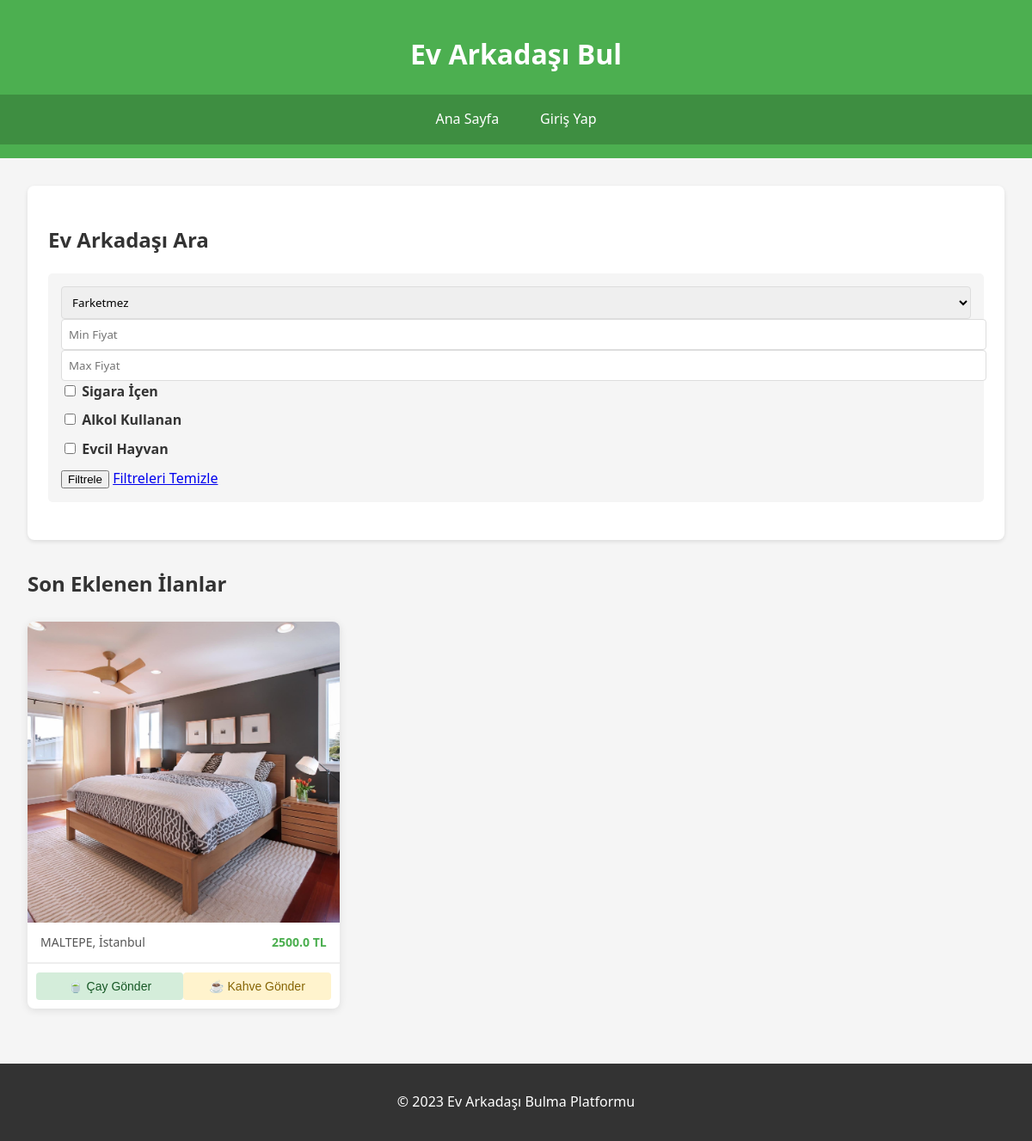
The page / on the database its author committed.
### tables this page shows
CREATE TABLE ilanlar (
            id INTEGER PRIMARY KEY AUTOINCREMENT,
            baslik TEXT NOT NULL,
            aciklama TEXT NOT NULL,
            fiyat REAL NOT NULL,
            konum TEXT NOT NULL,
            cinsiyet TEXT NOT NULL,
            oda_sayisi TEXT NOT NULL,
            sigara BOOLEAN DEFAULT 0,
            alkol BOOLEAN DEFAULT 0,
            evcil_hayvan BOOLEAN DEFAULT 0,
            resimler TEXT,
            tarih TIMESTAMP DEFAULT CURRENT_TIMESTAMP,
            user_id INTEGER,
            FOREIGN KEY(user_id) REFERENCES users(id)
        );

### app.py (the view)
@app.route('/')
def index():
    db = get_db()
    filters = {}
    current_cinsiyet = request.args.get('cinsiyet', 'farketmez')
    current_min_fiyat = request.args.get('min_fiyat', '')
    current_max_fiyat = request.args.get('max_fiyat', '')
    cinsiyet = request.args.get('cinsiyet')
    if cinsiyet and cinsiyet.lower() != 'farketmez':
        filters['cinsiyet'] = cinsiyet
    try:
        if request.args.get('min_fiyat'):
            filters['min_fiyat'] = float(request.args.get('min_fiyat'))
        if request.args.get('max_fiyat'):
            filters['max_fiyat'] = float(request.args.get('max_fiyat'))
    except ValueError:
        flash('Geçersiz fiyat aralığı', 'warning')
    for param in ['sigara', 'alkol', 'evcil_hayvan']:
        if request.args.get(param) in ['1', 'true', 'on']:
            filters[param] = True
    ilanlar = db.get_ilanlar(filters)
    print("Filtreler:", filters, "Toplam ilan:", len(ilanlar))  # Debug
    return render_template('index.html',
                         ilanlar=ilanlar,
                         current_filters=request.args)

### app.py (called while the page is built)
def get_db():
    if 'db' not in g:
        g.db = Database(app.config['DATABASE'])
    return g.db

def generate_csrf_token():
    if '_csrf_token' not in session:
        session['_csrf_token'] = secrets.token_hex(16)
    return session['_csrf_token']

@app.context_processor
def utility_processor():
    def file_exists(path):
        return os.path.exists(path)
    return dict(file_exists=file_exists)

### database.py (called while the page is built, shortened)
    def get_ilanlar(self, filters=None):
        try:
            cursor = self.conn.cursor()
            query = "SELECT * FROM ilanlar"
            params = []
            query += " ORDER BY tarih DESC"
            cursor.execute(query, params)
            return [dict(row) for row in cursor.fetchall()]
        except sqlite3.Error as e:
            print("İlan getirme hatası:", e)
            return []

    def close(self):
        if hasattr(self, 'conn') and self.conn:
            self.conn.close()

    def __del__(self):
        self.close()

### templates/index.html (shortened to what this page needs)
{% extends "base.html" %}
{% block content %}
<section class="search-section">
    <h2>Ev Arkadaşı Ara</h2>
<form method="get" action="{{ url_for('index') }}">
  <select name="cinsiyet">
    <option value="farketmez" {% if request.args.get('cinsiyet', 'farketmez') == 'farketmez' %}selected{% endif %}>Farketmez</option>
  </select>
  <input type="number" name="min_fiyat" placeholder="Min Fiyat"
         value="{{ request.args.get('min_fiyat', '') }}">
  <input type="number" name="max_fiyat" placeholder="Max Fiyat"
         value="{{ request.args.get('max_fiyat', '') }}">
  <label>
    <input type="checkbox" name="sigara" value="1"
           {% if request.args.get('sigara') == '1' %}checked{% endif %}> Sigara İçen
  </label>
  <label>
    <input type="checkbox" name="alkol" value="1"
           {% if request.args.get('alkol') == '1' %}checked{% endif %}> Alkol Kullanan
  </label>
  <label>
    <input type="checkbox" name="evcil_hayvan" value="1"
           {% if request.args.get('evcil_hayvan') == '1' %}checked{% endif %}> Evcil Hayvan
  </label>
  <button type="submit">Filtrele</button>
  <a href="{{ url_for('index') }}">Filtreleri Temizle</a>
</form>
</section>
<section class="ilan-listesi">
    <h2>Son Eklenen İlanlar</h2>
    <div class="ilan-grid">
        {% for ilan in ilanlar %}
		<div class="ilan-karti" data-ilan-id="{{ ilan.id }}">
			<div class="ilan-resim">
				{% if ilan.resimler %}
					{% set first_image = ilan.resimler.split(',')[0] %}
					<img src="{{ url_for('static', filename='uploads/' + first_image) if file_exists('static/uploads/' + first_image) else url_for('static', filename='images/placeholder.jpg') }}"
						 alt="{{ ilan.baslik }}" class="ilan-resim-img">
				{% else %}
					<img src="{{ url_for('static', filename='images/placeholder.jpg') }}"
						 alt="Resim Yok" class="ilan-resim-img">
				{% endif %}
			</div>
			<div class="ilan-alt-bilgi">
				<span class="ilan-konum">{{ ilan.konum }}</span>
				<span class="ilan-fiyat">{{ ilan.fiyat }} TL</span>
			</div>
			<div class="ilan-aksiyonlar">
				<button class="aksiyon-btn cay-btn" data-tip="cay">🍵 Çay Gönder</button>
				<button class="aksiyon-btn kahve-btn" data-tip="kahve">☕ Kahve Gönder</button>
			</div>
		</div>
        {% endfor %}
    </div>
</section>
{% endblock %}

### static/css/style.css (style rules this page uses)
body { font-family: 'Segoe UI', Tahoma, Geneva, Verdana, sans-serif; line-height: 1.6; margin: 0; padding: 0; color: #333; background-color: #f5f5f5; }
.ilan-grid { display: grid; grid-template-columns: repeat(auto-fill, minmax(300px, 1fr)); gap: 1.5rem; margin-top: 1.5rem; }
.ilan-karti { background: white; border-radius: 8px; overflow: hidden; box-shadow: 0 2px 10px rgba(0,0,0,0.1); display: flex; flex-direction: column; transition: transform 0.3s ease; }
.ilan-resim { height: 350px; width: 100%; overflow: hidden; position: relative; }
.ilan-resim-img { width: 100%; height: 100%; object-fit: cover; }
.ilan-alt-bilgi { display: flex; justify-content: space-between; padding: 12px 15px; border-bottom: 1px solid #eee; font-size: 14px; }
.ilan-konum { color: #555; }
.ilan-fiyat { font-weight: bold; color: #4CAF50; }
.ilan-aksiyonlar { display: flex; padding: 8px 0; }
.aksiyon-btn { flex: 1; padding: 8px 0; border: none; background: none; cursor: pointer; font-size: 14px; transition: background-color 0.2s; }
.cay-btn { color: #4CAF50; }
.kahve-btn { color: #795548; }
.search-section { background-color: white; padding: 1.5rem; border-radius: 8px; box-shadow: 0 2px 5px rgba(0,0,0,0.1); margin-bottom: 2rem; }
label { display: block; margin-bottom: 0.5rem; font-weight: bold; }
input[type="text"], input[type="number"], textarea, select { width: 100%; padding: 0.5rem; border: 1px solid #ddd; border-radius: 4px; font-family: inherit; }
form { background: #f5f5f5; padding: 15px; border-radius: 5px; margin-bottom: 20px; }
select, input[type="number"] { padding: 8px; margin-right: 10px; }
.ilan-aksiyonlar { display: flex; justify-content: space-around; padding: 10px; border-top: 1px solid #eee; }
.aksiyon-btn { padding: 8px 12px; border: none; border-radius: 4px; cursor: pointer; transition: all 0.3s; }
.cay-btn { background-color: #d4edda; color: #155724; }
.kahve-btn { background-color: #fff3cd; color: #856404; }

### rows shown on the page
ilanlar: resimler (picture), konum "MALTEPE, İstanbul", fiyat "2500.0"
